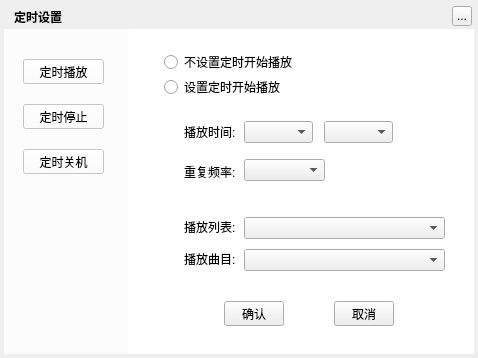
<?xml version="1.0" encoding="UTF-8"?>
<ui version="4.0">
 <class>MusicTimerWidget</class>
 <widget class="QWidget" name="MusicTimerWidget">
  <property name="geometry">
   <rect>
    <x>0</x>
    <y>0</y>
    <width>478</width>
    <height>358</height>
   </rect>
  </property>
  <property name="windowTitle">
   <string>定时设置</string>
  </property>
  <property name="styleSheet">
   <string notr="true"/>
  </property>
  <widget class="QLabel" name="background">
   <property name="geometry">
    <rect>
     <x>4</x>
     <y>4</y>
     <width>470</width>
     <height>350</height>
    </rect>
   </property>
   <property name="text">
    <string/>
   </property>
  </widget>
  <widget class="QLabel" name="topTitleName">
   <property name="geometry">
    <rect>
     <x>14</x>
     <y>4</y>
     <width>61</width>
     <height>25</height>
    </rect>
   </property>
   <property name="styleSheet">
    <string notr="true">color:&quot;#FFFFFF&quot;;font-weight:bold</string>
   </property>
   <property name="text">
    <string>定时设置</string>
   </property>
  </widget>
  <widget class="QToolButton" name="topTitleCloseButton">
   <property name="geometry">
    <rect>
     <x>452</x>
     <y>6</y>
     <width>20</width>
     <height>20</height>
    </rect>
   </property>
   <property name="text">
    <string>...</string>
   </property>
  </widget>
  <widget class="QStackedWidget" name="stackedWidget">
   <property name="geometry">
    <rect>
     <x>144</x>
     <y>29</y>
     <width>321</width>
     <height>261</height>
    </rect>
   </property>
   <property name="currentIndex">
    <number>0</number>
   </property>
   <widget class="QWidget" name="first">
    <widget class="QRadioButton" name="noSetRadioButton1">
     <property name="geometry">
      <rect>
       <x>20</x>
       <y>25</y>
       <width>141</width>
       <height>16</height>
      </rect>
     </property>
     <property name="text">
      <string>不设置定时开始播放</string>
     </property>
    </widget>
    <widget class="QRadioButton" name="setRadioButton1">
     <property name="geometry">
      <rect>
       <x>20</x>
       <y>50</y>
       <width>131</width>
       <height>16</height>
      </rect>
     </property>
     <property name="text">
      <string>设置定时开始播放</string>
     </property>
    </widget>
    <widget class="QComboBox" name="hourComboBox1">
     <property name="geometry">
      <rect>
       <x>100</x>
       <y>92</y>
       <width>69</width>
       <height>22</height>
      </rect>
     </property>
    </widget>
    <widget class="QComboBox" name="secComboBox1">
     <property name="geometry">
      <rect>
       <x>180</x>
       <y>92</y>
       <width>69</width>
       <height>22</height>
      </rect>
     </property>
    </widget>
    <widget class="QComboBox" name="repeatComboBox1">
     <property name="geometry">
      <rect>
       <x>100</x>
       <y>130</y>
       <width>81</width>
       <height>22</height>
      </rect>
     </property>
    </widget>
    <widget class="QLabel" name="label_F">
     <property name="geometry">
      <rect>
       <x>40</x>
       <y>95</y>
       <width>51</width>
       <height>16</height>
      </rect>
     </property>
     <property name="text">
      <string>播放时间:</string>
     </property>
    </widget>
    <widget class="QLabel" name="label_F2">
     <property name="geometry">
      <rect>
       <x>40</x>
       <y>135</y>
       <width>51</width>
       <height>16</height>
      </rect>
     </property>
     <property name="text">
      <string>重复频率:</string>
     </property>
    </widget>
    <widget class="QLabel" name="label_F3">
     <property name="geometry">
      <rect>
       <x>40</x>
       <y>190</y>
       <width>51</width>
       <height>16</height>
      </rect>
     </property>
     <property name="text">
      <string>播放列表:</string>
     </property>
    </widget>
    <widget class="QLabel" name="label_F4">
     <property name="geometry">
      <rect>
       <x>40</x>
       <y>222</y>
       <width>51</width>
       <height>16</height>
      </rect>
     </property>
     <property name="text">
      <string>播放曲目:</string>
     </property>
    </widget>
    <widget class="QComboBox" name="plistComboBox">
     <property name="geometry">
      <rect>
       <x>100</x>
       <y>188</y>
       <width>201</width>
       <height>22</height>
      </rect>
     </property>
    </widget>
    <widget class="QComboBox" name="psongComboBox">
     <property name="geometry">
      <rect>
       <x>100</x>
       <y>220</y>
       <width>201</width>
       <height>22</height>
      </rect>
     </property>
    </widget>
   </widget>
   <widget class="QWidget" name="second">
    <widget class="QRadioButton" name="noSetRadioButton2">
     <property name="geometry">
      <rect>
       <x>20</x>
       <y>25</y>
       <width>141</width>
       <height>16</height>
      </rect>
     </property>
     <property name="text">
      <string>不设置定时停止播放</string>
     </property>
    </widget>
    <widget class="QRadioButton" name="setRadioButton2">
     <property name="geometry">
      <rect>
       <x>20</x>
       <y>50</y>
       <width>131</width>
       <height>16</height>
      </rect>
     </property>
     <property name="text">
      <string>设置定时停止播放</string>
     </property>
    </widget>
    <widget class="QComboBox" name="hourComboBox2">
     <property name="geometry">
      <rect>
       <x>100</x>
       <y>92</y>
       <width>69</width>
       <height>22</height>
      </rect>
     </property>
    </widget>
    <widget class="QComboBox" name="secComboBox2">
     <property name="geometry">
      <rect>
       <x>180</x>
       <y>92</y>
       <width>69</width>
       <height>22</height>
      </rect>
     </property>
    </widget>
    <widget class="QComboBox" name="repeatComboBox2">
     <property name="geometry">
      <rect>
       <x>100</x>
       <y>130</y>
       <width>81</width>
       <height>22</height>
      </rect>
     </property>
    </widget>
    <widget class="QLabel" name="label_S">
     <property name="geometry">
      <rect>
       <x>40</x>
       <y>95</y>
       <width>51</width>
       <height>16</height>
      </rect>
     </property>
     <property name="text">
      <string>停止时间:</string>
     </property>
    </widget>
    <widget class="QLabel" name="label_S2">
     <property name="geometry">
      <rect>
       <x>40</x>
       <y>135</y>
       <width>51</width>
       <height>16</height>
      </rect>
     </property>
     <property name="text">
      <string>重复频率:</string>
     </property>
    </widget>
   </widget>
   <widget class="QWidget" name="third">
    <widget class="QRadioButton" name="noSetRadioButton3">
     <property name="geometry">
      <rect>
       <x>20</x>
       <y>25</y>
       <width>141</width>
       <height>16</height>
      </rect>
     </property>
     <property name="text">
      <string>不设置定时关机</string>
     </property>
    </widget>
    <widget class="QRadioButton" name="setRadioButton3">
     <property name="geometry">
      <rect>
       <x>20</x>
       <y>50</y>
       <width>131</width>
       <height>16</height>
      </rect>
     </property>
     <property name="text">
      <string>设置定时关机</string>
     </property>
    </widget>
    <widget class="QComboBox" name="hourComboBox3">
     <property name="geometry">
      <rect>
       <x>100</x>
       <y>92</y>
       <width>69</width>
       <height>22</height>
      </rect>
     </property>
    </widget>
    <widget class="QComboBox" name="secComboBox3">
     <property name="geometry">
      <rect>
       <x>180</x>
       <y>92</y>
       <width>69</width>
       <height>22</height>
      </rect>
     </property>
    </widget>
    <widget class="QComboBox" name="repeatComboBox3">
     <property name="geometry">
      <rect>
       <x>100</x>
       <y>130</y>
       <width>81</width>
       <height>22</height>
      </rect>
     </property>
    </widget>
    <widget class="QLabel" name="label_T">
     <property name="geometry">
      <rect>
       <x>40</x>
       <y>95</y>
       <width>51</width>
       <height>16</height>
      </rect>
     </property>
     <property name="text">
      <string>关机时间:</string>
     </property>
    </widget>
    <widget class="QLabel" name="label_T2">
     <property name="geometry">
      <rect>
       <x>40</x>
       <y>135</y>
       <width>51</width>
       <height>16</height>
      </rect>
     </property>
     <property name="text">
      <string>重复频率:</string>
     </property>
    </widget>
   </widget>
  </widget>
  <widget class="QWidget" name="backgroundMask1" native="true">
   <property name="geometry">
    <rect>
     <x>4</x>
     <y>29</y>
     <width>125</width>
     <height>325</height>
    </rect>
   </property>
   <property name="styleSheet">
    <string notr="true">background:rgba(255,255,255,200)</string>
   </property>
   <widget class="QPushButton" name="timerToPlay">
    <property name="geometry">
     <rect>
      <x>19</x>
      <y>30</y>
      <width>81</width>
      <height>25</height>
     </rect>
    </property>
    <property name="text">
     <string>定时播放</string>
    </property>
   </widget>
   <widget class="QPushButton" name="timerToStop">
    <property name="geometry">
     <rect>
      <x>19</x>
      <y>75</y>
      <width>81</width>
      <height>25</height>
     </rect>
    </property>
    <property name="text">
     <string>定时停止</string>
    </property>
   </widget>
   <widget class="QPushButton" name="timerToShutdown">
    <property name="geometry">
     <rect>
      <x>19</x>
      <y>120</y>
      <width>81</width>
      <height>25</height>
     </rect>
    </property>
    <property name="text">
     <string>定时关机</string>
    </property>
   </widget>
  </widget>
  <widget class="QPushButton" name="confirm">
   <property name="geometry">
    <rect>
     <x>224</x>
     <y>301</y>
     <width>60</width>
     <height>25</height>
    </rect>
   </property>
   <property name="text">
    <string>确认</string>
   </property>
  </widget>
  <widget class="QPushButton" name="cancel">
   <property name="geometry">
    <rect>
     <x>334</x>
     <y>301</y>
     <width>60</width>
     <height>25</height>
    </rect>
   </property>
   <property name="text">
    <string>取消</string>
   </property>
  </widget>
  <widget class="QWidget" name="backgroundMask2" native="true">
   <property name="geometry">
    <rect>
     <x>129</x>
     <y>29</y>
     <width>345</width>
     <height>325</height>
    </rect>
   </property>
   <property name="styleSheet">
    <string notr="true">background:white;</string>
   </property>
  </widget>
  <zorder>background</zorder>
  <zorder>backgroundMask2</zorder>
  <zorder>topTitleName</zorder>
  <zorder>topTitleCloseButton</zorder>
  <zorder>stackedWidget</zorder>
  <zorder>backgroundMask1</zorder>
  <zorder>confirm</zorder>
  <zorder>cancel</zorder>
 </widget>
 <resources/>
 <connections/>
</ui>
